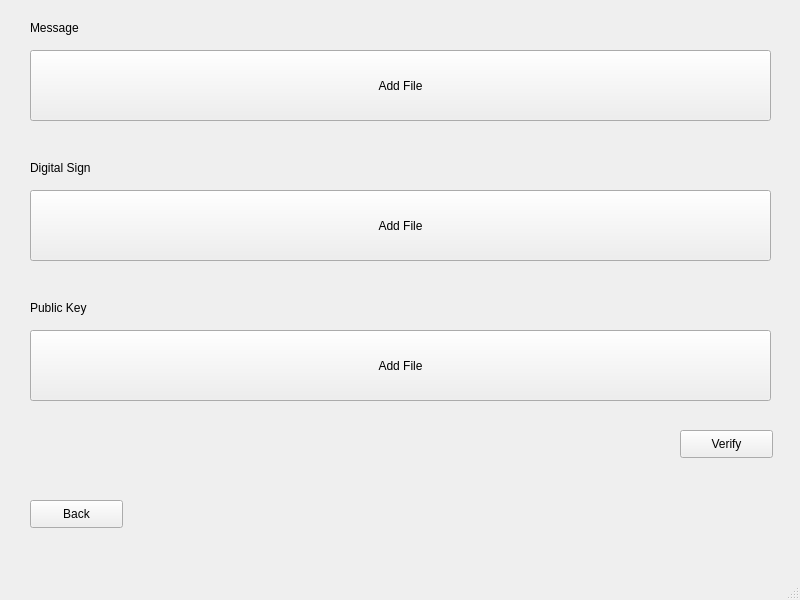
<?xml version="1.0" encoding="UTF-8"?>
<ui version="4.0">
 <class>MainWindow</class>
 <widget class="QMainWindow" name="MainWindow">
  <property name="geometry">
   <rect>
    <x>0</x>
    <y>0</y>
    <width>800</width>
    <height>600</height>
   </rect>
  </property>
  <property name="windowTitle">
   <string>MainWindow</string>
  </property>
  <widget class="QWidget" name="centralwidget">
   <widget class="QLabel" name="label_4">
    <property name="geometry">
     <rect>
      <x>30</x>
      <y>20</y>
      <width>55</width>
      <height>16</height>
     </rect>
    </property>
    <property name="text">
     <string>Message</string>
    </property>
   </widget>
   <widget class="QLabel" name="label_5">
    <property name="geometry">
     <rect>
      <x>30</x>
      <y>160</y>
      <width>141</width>
      <height>16</height>
     </rect>
    </property>
    <property name="text">
     <string>Digital Sign</string>
    </property>
   </widget>
   <widget class="QLabel" name="label_6">
    <property name="geometry">
     <rect>
      <x>30</x>
      <y>300</y>
      <width>71</width>
      <height>16</height>
     </rect>
    </property>
    <property name="text">
     <string>Public Key</string>
    </property>
   </widget>
   <widget class="QPushButton" name="verifyButton">
    <property name="geometry">
     <rect>
      <x>680</x>
      <y>430</y>
      <width>93</width>
      <height>28</height>
     </rect>
    </property>
    <property name="text">
     <string>Verify</string>
    </property>
   </widget>
   <widget class="QPushButton" name="importDSButton">
    <property name="geometry">
     <rect>
      <x>30</x>
      <y>190</y>
      <width>741</width>
      <height>71</height>
     </rect>
    </property>
    <property name="text">
     <string>Add File</string>
    </property>
   </widget>
   <widget class="QPushButton" name="importMessageButton">
    <property name="geometry">
     <rect>
      <x>30</x>
      <y>50</y>
      <width>741</width>
      <height>71</height>
     </rect>
    </property>
    <property name="text">
     <string>Add File</string>
    </property>
   </widget>
   <widget class="QPushButton" name="importPubButton">
    <property name="geometry">
     <rect>
      <x>30</x>
      <y>330</y>
      <width>741</width>
      <height>71</height>
     </rect>
    </property>
    <property name="text">
     <string>Add File</string>
    </property>
   </widget>
   <widget class="QPushButton" name="backButton">
    <property name="geometry">
     <rect>
      <x>30</x>
      <y>500</y>
      <width>93</width>
      <height>28</height>
     </rect>
    </property>
    <property name="text">
     <string>Back</string>
    </property>
   </widget>
   <widget class="QLabel" name="label">
    <property name="geometry">
     <rect>
      <x>30</x>
      <y>430</y>
      <width>641</width>
      <height>20</height>
     </rect>
    </property>
    <property name="text">
     <string/>
    </property>
   </widget>
  </widget>
  <widget class="QMenuBar" name="menubar">
   <property name="geometry">
    <rect>
     <x>0</x>
     <y>0</y>
     <width>800</width>
     <height>26</height>
    </rect>
   </property>
  </widget>
  <widget class="QStatusBar" name="statusbar"/>
 </widget>
 <resources/>
 <connections/>
</ui>
